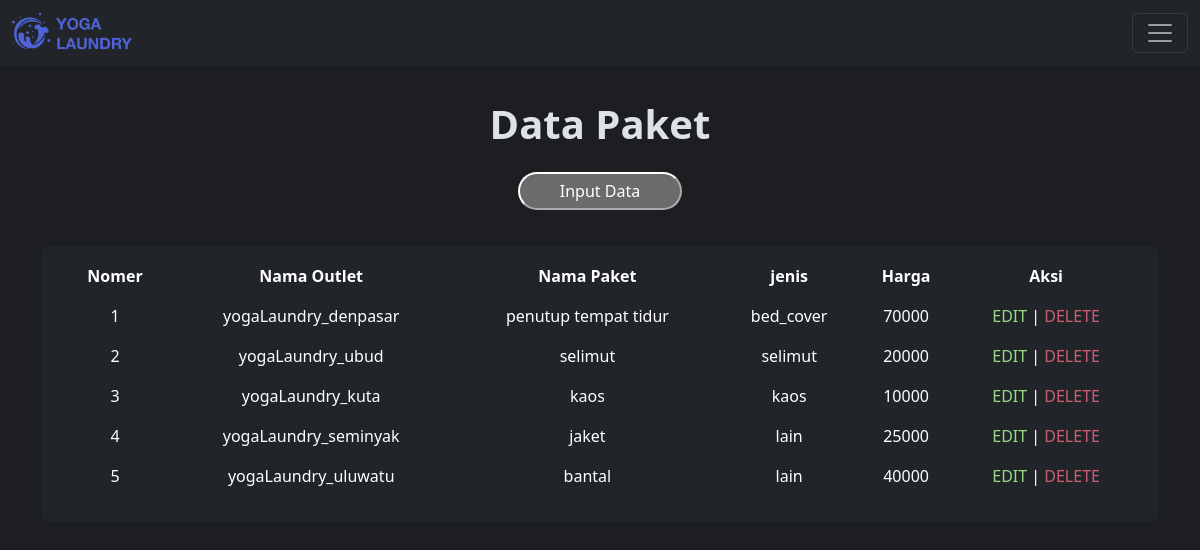
Page /php/view/control.php?page=view_paket (signed in) on the committed database.
### tables this page shows
CREATE TABLE `tb_paket` (
  `id` int NOT NULL,
  `id_outlet` int NOT NULL,
  `jenis` enum('kiloan','selimut','bed_cover','kaos','lain') NOT NULL,
  `nama_paket` varchar(100) NOT NULL,
  `harga` int NOT NULL
);

CREATE TABLE `tb_outlet` (
  `id` int NOT NULL,
  `nama` varchar(100) NOT NULL,
  `alamat` text NOT NULL,
  `tlp` varchar(15) NOT NULL
);

### php/view/control.php (called while the page is built)
<?php
include_once "../template/header.php";
include_once "../template/content.php";
include_once "../template/footer.php";

### php/view/paket.php (the view)
<div class="view-container">
  <h1 class="fw-bold">Data Paket</h1>
  <a href="./control.php?page=add_paket">
    <button class="view-button">Input Data</button>
  </a>
  <div class="container">
    <div class="table-container">
      <table class="table table-borderless table-hover">
        <thead class="table-header text-center">
          <th>Nomer</th>
          <th>Nama Outlet</th>
          <th>Nama Paket</th>
          <th>jenis</th>
          <th>Harga</th>
          <th>Aksi</th>
        </thead>
        <?php
        $tampil = mysqli_query($koneksi, "SELECT tb_paket.* , tb_outlet.nama
        FROM tb_paket
        INNER JOIN tb_outlet ON tb_paket.id_outlet = tb_outlet.id");
        $no = 1;
        while ($hasil = mysqli_fetch_array($tampil)) {
        ?>
          <tr class="text-center">
            <td><?= $no++ ?></td>
            <td><?= $hasil['nama']; ?></td>
            <td><?= $hasil['nama_paket']; ?></td>
            <td><?= $hasil['jenis']; ?></td>
            <td><?= $hasil['harga']; ?></td>
            <td>
              <div class="action-container">
                <a style="color:#97db84;" href="./control.php?page=update_paket&id=<?= $hasil['id']; ?>">EDIT</a> | <a style="color:#cf5e71" href="../delete/delete_paket.php?id=<?= $hasil['id']; ?>">DELETE
              </div>
            </td>
          </tr>
        <?php } ?>
      </table>
    </div>
  </div>
</div>

### style/style.css (style rules this page uses)
body { background-color: #1c1e21 !important; }
.table-container { background-color: #212529; border-radius: 5px; padding: 10px 20px; margin: 20px 0; }
.view-container { display: flex; flex-direction: column; align-items: center; gap: 1rem; padding: 100px 0; }
.view-button { border-radius: 150px; padding: 5px 40px; }

### php/template/header.php (style rules this page uses)
* { text-decoration: none !important; }

### rows in the picture
tb_paket: id_outlet.nama "yogaLaundry_denpasar", nama_paket "penutup tempat tidur", jenis "bed_cover", harga "70000"
tb_paket: id_outlet.nama "yogaLaundry_ubud", nama_paket "selimut", jenis "selimut", harga "20000"
tb_paket: id_outlet.nama "yogaLaundry_kuta", nama_paket "kaos", jenis "kaos", harga "10000"
tb_paket: id_outlet.nama "yogaLaundry_seminyak", nama_paket "jaket", jenis "lain", harga "25000"
tb_paket: id_outlet.nama "yogaLaundry_uluwatu", nama_paket "bantal", jenis "lain", harga "40000"
